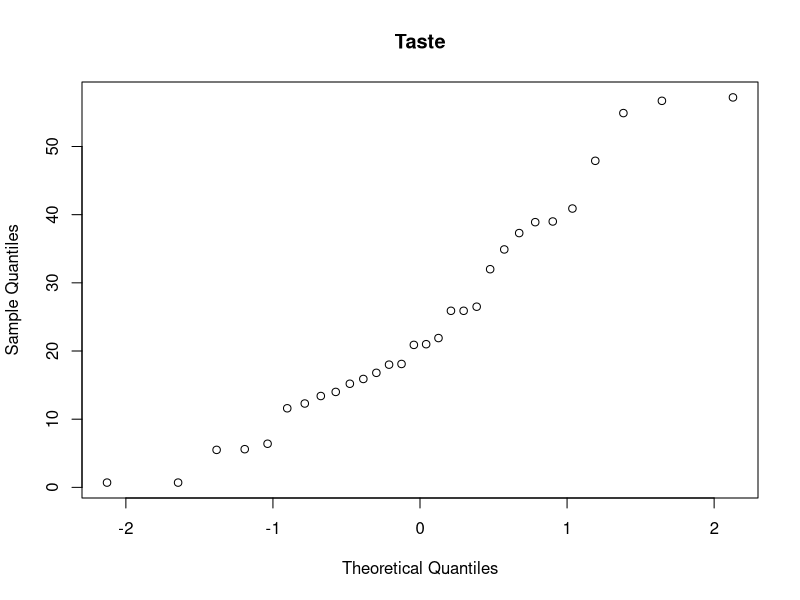
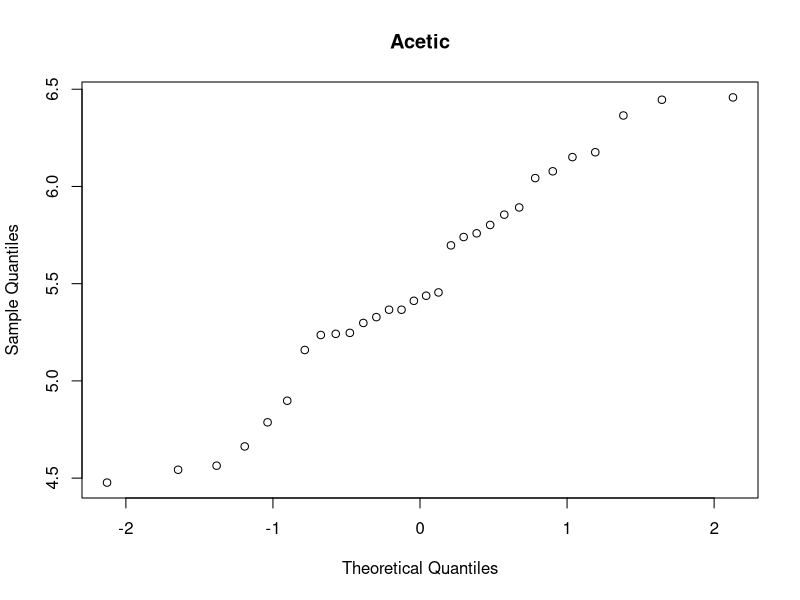
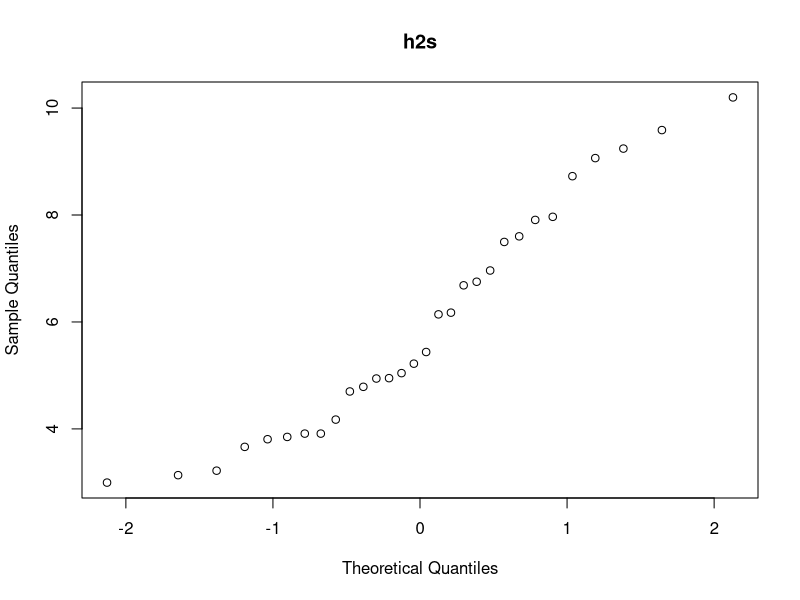
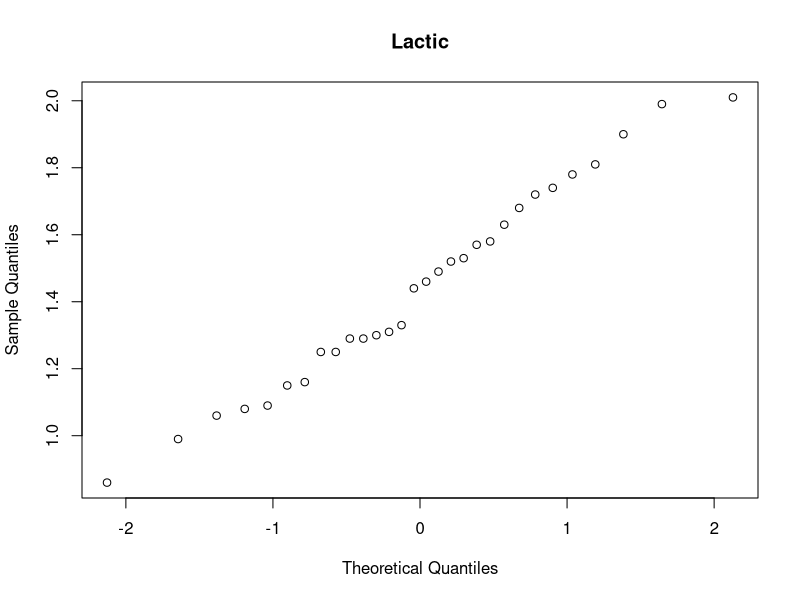
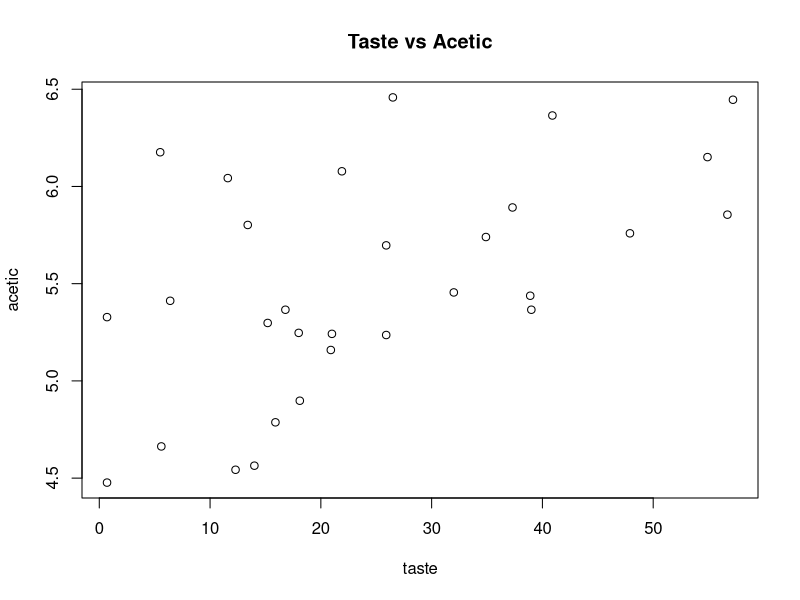
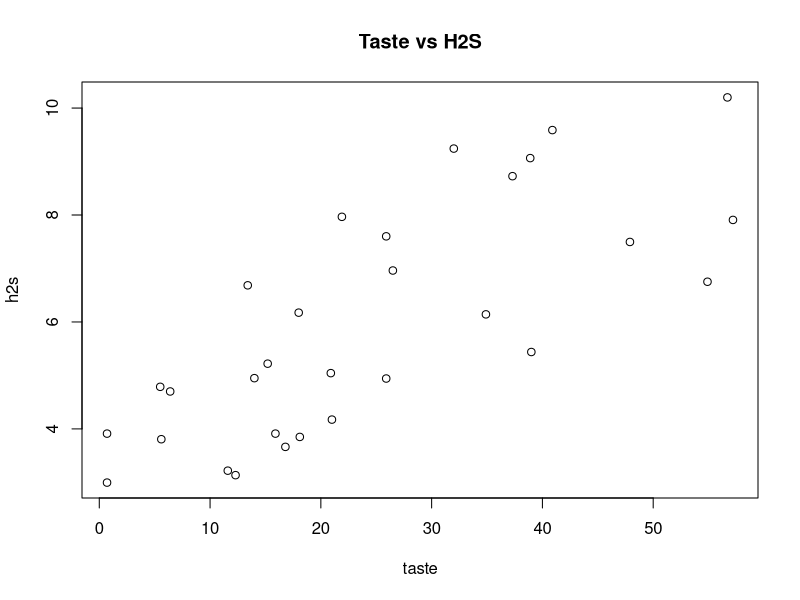
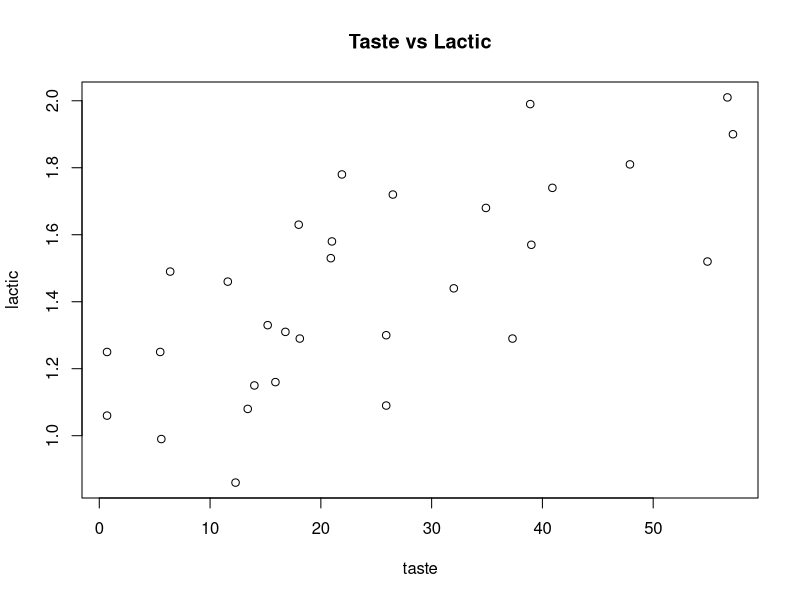
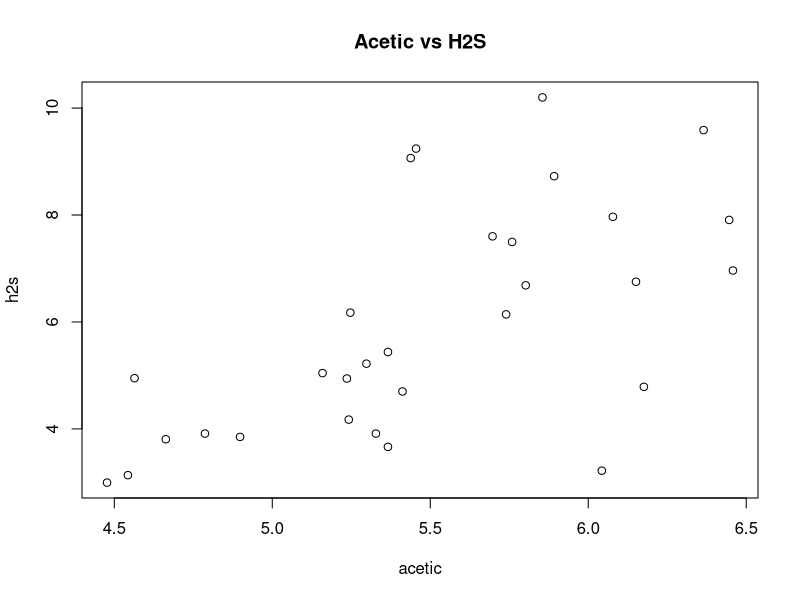

Reproduce these figures in R, in order.
## ---- chunk 1
taste <- c(12.3, 20.9, 39.0, 47.9, 5.6, 25.9, 37.3, 21.9, 18.1, 21.0, 34.9, 57.2, 0.7, 25.9, 54.9, 40.9, 15.9, 6.4, 18.0, 38.9, 14.0, 15.2, 32.0, 56.7, 16.8, 11.6, 26.5, 0.7, 13.4, 5.5)
acetic <- c(4.543, 5.159, 5.366, 5.759, 4.663, 5.697, 5.892, 6.078, 4.898, 5.242, 5.740, 6.446, 4.477, 5.236, 6.151, 6.365, 4.787, 5.412, 5.247, 5.438, 4.564, 5.298, 5.455, 5.855, 5.366, 6.043, 6.458, 5.328, 5.802, 6.176)
h2s <- c(3.135, 5.043, 5.438, 7.496, 3.807, 7.601, 8.726, 7.966, 3.850, 4.174, 6.142, 7.908, 2.996, 4.942, 6.752, 9.588, 3.912, 4.700, 6.174, 9.064, 4.949, 5.220, 9.242, 10.199, 3.664, 3.219, 6.962, 3.912, 6.685, 4.787)
lactic <- c(0.86, 1.53, 1.57, 1.81, 0.99, 1.09, 1.29, 1.78, 1.29, 1.58, 1.68, 1.90, 1.06, 1.30, 1.52, 1.74, 1.16, 1.49, 1.63, 1.99, 1.15, 1.33, 1.44, 2.01, 1.31, 1.46, 1.72, 1.25, 1.08, 1.25)

#11.53
summary(taste)
summary(acetic)
summary(h2s)
summary(lactic)

sd(taste)
sd(acetic)
sd(h2s)
sd(lactic)

IQR(taste)
IQR(acetic)
IQR(h2s)
IQR(lactic)

stem(taste)
stem(acetic)
stem(h2s)
stem(lactic)

qqnorm(taste, main = "Taste")
qqnorm(acetic, main = "Acetic")
qqnorm(h2s, main = "h2s")
qqnorm(lactic, main = "Lactic")

#11.54
taste_acetic <- data.frame(taste, acetic)
taste_h2s <- data.frame(taste, h2s)
taste_lactic <- data.frame(taste, lactic)
acetic_h2s <- data.frame(acetic, h2s)
acetic_lactic <- data.frame(acetic, lactic)
h2s_lactic <- data.frame(h2s, lactic)

plot(taste_acetic, main = "Taste vs Acetic")
plot(taste_h2s, main = "Taste vs H2S")
plot(taste_lactic, main = "Taste vs Lactic")
plot(acetic_h2s, main = "Acetic vs H2S")
plot(acetic_lactic, main = "Acetic vs Lactic")
plot(h2s_lactic, main = "H2S vs Lactic")

cor(taste_acetic)
cor(taste_h2s)
cor(taste_lactic)
cor(acetic_h2s)
cor(acetic_lactic)
cor(h2s_lactic)

cor.test(taste, acetic)
cor.test(taste, h2s)
cor.test(taste, lactic)
cor.test(acetic,h2s)
cor.test(acetic, lactic)
cor.test(h2s, lactic)

#11.55
taste_acetic_linmod <- lm(taste~acetic, data = taste_acetic)
plot(acetic, taste, main = "Acetic vs Taste")
abline(taste_acetic_linmod)
summary(taste_acetic_linmod)
plot(taste_acetic_linmod)
res <- resid(taste_acetic_linmod)

plot(h2s, res, ylab="Residuals", xlab="h2s", main="Residual Plot for h2s")
plot(lactic, res, ylab="Residuals", xlab="lactic", main="Residual Plot for lactic")

#11.56
taste_h2s_linmod <- lm(taste~h2s, data = taste_h2s)
plot(h2s, taste, main = "H2S vs Taste")
abline(taste_h2s_linmod)
summary(taste_h2s_linmod)
plot(taste_h2s_linmod)
res2 <- resid(taste_h2s_linmod)

plot(acetic, res2, ylab="Residuals", xlab="acetic", main="Residual Plot for acetic")
plot(lactic, res2, ylab="Residuals", xlab="lactic", main="Residual Plot for lactic")

#11.57
taste_lactic_linmod <- lm(taste~lactic, data = taste_lactic)
plot(lactic, taste, main = "Lactic vs Taste")
abline(taste_lactic_linmod)
summary(taste_lactic_linmod)
plot(taste_lactic_linmod)
res3 <- resid(taste_lactic_linmod)

plot(acetic, res3, ylab="Residuals", xlab="acetic", main="Residual Plot for acetic")
plot(h2s, res3, ylab="Residuals", xlab="h2s", main="Residual Plot for h2s")

#11.59
fit <- lm(taste ~ acetic + h2s)
summary(fit)
plot(fit)

#11.60
fit <- lm(taste ~ h2s + lactic)
summary(fit)
plot(fit)

#11.61
fit <- lm(taste ~ acetic + h2s + lactic)
summary(fit)
plot(fit)

